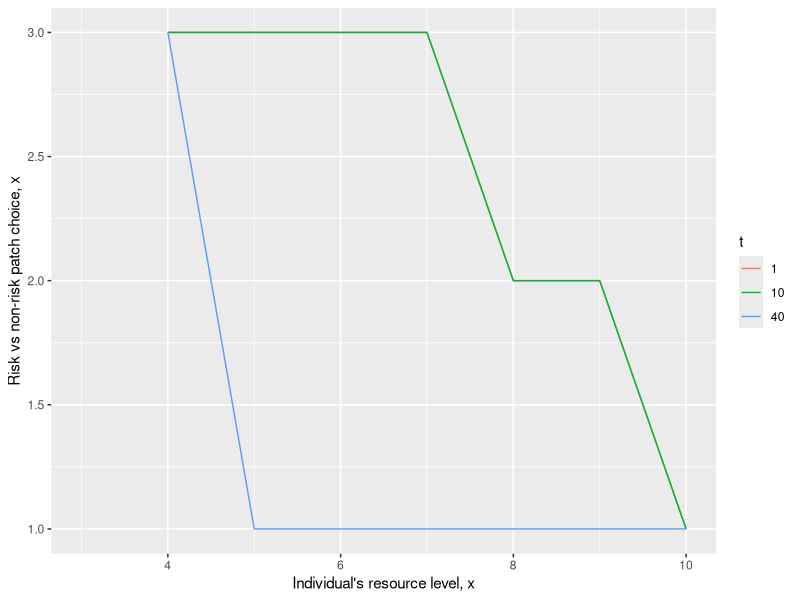

Reproduce this figure in R. (Note: this script raises an error after producing the figure.)
# dynamic modeling exercise
# Mangel & Clark chapter 2 page 52

# parameters
library("raster")
library("ggplot2")

# these are the parameter values for
# each of the three patches
params <- data.frame(
  patch=1:3
  ,beta=c(0,0.004,0.02)
  ,alpha=1
  ,lambda=c(0,0.4,0.6)
  ,Y=c(0,3,5)
)

xc <- 3

# max dimension C (see Mangel & Clark p53)
C <- 10

# values of x
x.vals <- seq(0, C, 1)

# vector representing F(x, t+1, T)
# initialize with values x0 = xc to xmax = dim
F1 <- ifelse(x.vals > xc,1,0)

Tmax <- 40

#  
data.all <- NULL

# loop in a reversed fashion 
# from Tmax to 0 
# this is called backwards iteration
for (t in seq(Tmax,1,-1))
{
  # allocate a data.frame giving 
  # reproductive value
  # and patch choice for each level of x
  F0_D <- data.frame(x=x.vals
                     ,Vmax=0
                     ,patch=NA)
  
  # now step 2 of the algorithm, cycle over the 
  # values of x and then for each value of x
  # cycle over the different patch combinations
  for (iter.x.i in 1:length(x.vals))
  {
    x.val.i <- x.vals[[iter.x.i]]
    
    if (x.val.i <= xc)
    {
      next
    }
    
    Vi_max <- 0
    patch_max <- 0
    
    # now check which patch gives maximal gains
    for (patch.i in 1:nrow(params)) 
    {
      alpha.i  <- params[params$patch == patch.i,"alpha"]
      Y.i <- params[params$patch == patch.i,"Y"]
      lambda.i <- params[params$patch == patch.i,"lambda"]
      beta.i <- params[params$patch == patch.i,"beta"]

      # calculate x'
      xprime <- clamp(x.val.i - alpha.i + Y.i 
                     ,xc
                     ,C
                     )
      
      # calculate x''
      xprimeprime <- clamp(x.val.i - alpha.i 
                           ,xc
                           ,C)
      
      # get the survival values from the next
      # timestep as we are doing backwards iteration
      print(F1)
      
      # check if the values of F1 exist for this level of x
      stopifnot(!is.na(F1[[match(xprime,x.vals)]]))
      stopifnot(!is.na(F1[[match(xprimeprime,x.vals)]]))
      
      # calculate Vi
      Vi <- clamp(
            (1.0 - beta.i) * (
            lambda.i * F1[[match(xprime,x.vals)]]
            + (1.0 - lambda.i) * F1[[match(xprimeprime,x.vals)]] 
          )
          ,0
          ,1
      )
      
      print(paste("t:"
                  ,t
                  ,"Vi:"
                  ,Vi
                  ,"patch:"
                  ,patch.i
                  ))
      
      if (Vi > Vi_max)
      {
        Vi_max <- Vi
        patch_max <- patch.i
      }
    } # end for patch.i
    
    F0_D[F0_D$x == x.val.i,c("Vmax","patch")] <- c(Vi_max, patch_max)
  } # end for x.val.i

  print(F0_D)  
  F1 <- F0_D$Vmax
  
  # add the current value of t to the data.frame
  F0_D$t <- t
 
  # append data 
  if (is.null(data.all)) {
    data.all <- F0_D
  } else {
    data.all <- rbind(data.all,F0_D)
  }
} # end for (t in seq(T,0,-1))

data.all$t <- as.factor(data.all$t)

data.all <- data.all[data.all$t %in% c(1,10,Tmax),]

ggplot(data=data.all[data.all$x>=xc,], aes(x=x,y=patch)) +
  geom_line(aes(color=t)) +
  xlab("Individual's resource level, x") +
  ylab("Risk vs non-risk patch choice, x") +

ggsave("page55_output_graph.pdf")
